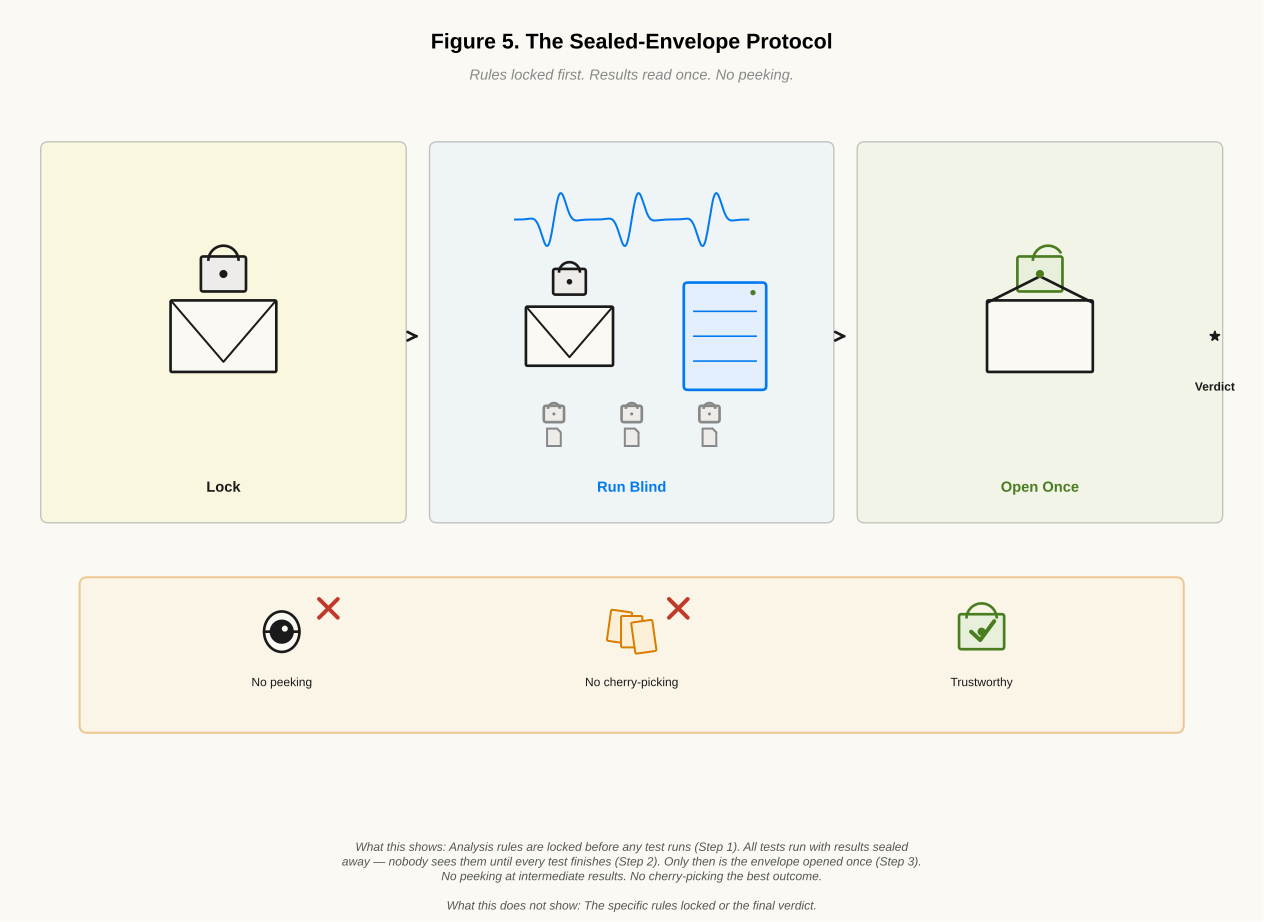

The Python source for this figure:
#!/usr/bin/env python3
"""Figure 5 — The Sealed-Envelope Protocol (icon-driven redesign)

Message: Rules locked first. Results read once. No peeking.
3 panels: Lock -> Run Blind -> Open Once. Bottom strip: no peeking, no cherry-picking, trustworthy.
"""
import matplotlib
matplotlib.use('Agg')
import matplotlib.pyplot as plt
from matplotlib.patches import FancyArrowPatch, FancyBboxPatch, Polygon, Rectangle
import os, sys
sys.path.insert(0, os.path.dirname(os.path.abspath(__file__)))
from icons import *

setup_font()
OUT = os.path.dirname(os.path.abspath(__file__))

fig, ax = plt.subplots(figsize=(16, 10), dpi=150)
ax.set_xlim(0, 16); ax.set_ylim(0, 10); ax.set_aspect('equal'); ax.axis('off')
fig.patch.set_facecolor(OFFWHT); ax.set_facecolor(OFFWHT)

def arrow(x1, y1, x2, y2, c=BLACK, lw=2, s='->', cs='arc3,rad=0'):
    ax.add_patch(FancyArrowPatch((x1, y1), (x2, y2), arrowstyle=s,
                 color=c, linewidth=lw, connectionstyle=cs, mutation_scale=16, zorder=3))

# ---- Inline helper: document/file icon ----
def draw_document(ax, x, y, s, color=BLACK, fc=OFFWHT):
    w, h = s*0.22, s*0.28
    fold = s*0.06
    pts = [(x-w/2, y-h/2), (x+w/2, y-h/2), (x+w/2, y+h/2-fold),
           (x+w/2-fold, y+h/2), (x-w/2, y+h/2)]
    ax.add_patch(Polygon(pts, facecolor=fc, edgecolor=color, lw=1.5, zorder=4))
    ax.plot([x+w/2-fold, x+w/2], [y+h/2, y+h/2-fold], color=color, lw=1, zorder=5)

# ---- Title ----
ax.text(8, 9.5, "Figure 5.  The Sealed-Envelope Protocol", ha='center', fontsize=16, fontweight='bold')
ax.text(8, 9.1, "Rules locked first. Results read once. No peeking.", ha='center', fontsize=11, color=GRAY, style='italic')

# ---- 3 panels ----
panel_y_top = 8.2
panel_y_bot = 3.5
panel_h = panel_y_top - panel_y_bot

# Panel backgrounds
panel1 = FancyBboxPatch((0.5, panel_y_bot), 4.5, panel_h, boxstyle='round,pad=0.1',
                        facecolor=YELLOW_LT, edgecolor=GRAY, lw=1, alpha=0.5, zorder=1)
panel2 = FancyBboxPatch((5.5, panel_y_bot), 5.0, panel_h, boxstyle='round,pad=0.1',
                        facecolor=BLUE_LT, edgecolor=GRAY, lw=1, alpha=0.5, zorder=1)
panel3 = FancyBboxPatch((11.0, panel_y_bot), 4.5, panel_h, boxstyle='round,pad=0.1',
                        facecolor=GREEN_LT, edgecolor=GRAY, lw=1, alpha=0.5, zorder=1)
ax.add_patch(panel1); ax.add_patch(panel2); ax.add_patch(panel3)

# (Panel numbers removed to meet text-element budget — panels are self-labeling)

# ---- Panel 1: Lock ----
p1_cx = 2.75
p1_cy = 5.8
draw_envelope(ax, p1_cx, p1_cy, 2.2, color=BLACK, fc=OFFWHT, open=False)
draw_lock(ax, p1_cx, p1_cy + 0.8, 1.3, color=BLACK, fc=GRAY_LT)
ax.text(p1_cx, panel_y_bot + 0.3, "Lock", ha='center', fontsize=11,
        fontweight='bold', color=BLACK)

# Arrow panel 1 -> panel 2
arrow(5.2, p1_cy, 5.3, p1_cy, c=BLACK, lw=2)

# ---- Panel 2: Run Blind ----
p2_cx = 8.0
p2_cy = 5.8
# Envelope sitting closed
draw_envelope(ax, p2_cx - 0.8, p2_cy, 1.8, color=BLACK, fc=OFFWHT, open=False)
draw_lock(ax, p2_cx - 0.8, p2_cy + 0.7, 0.9, color=BLACK, fc=GRAY_LT)
# Server running beside it
draw_server(ax, p2_cx + 1.2, p2_cy, 1.6, color=BLUE, fc=BLUE_LT)
# Pulse line above
draw_pulse(ax, p2_cx, p2_cy + 1.5, 3.0, 0.5, color=BLUE)
# Small locked file icons below
for fx in [p2_cx - 1.0, p2_cx, p2_cx + 1.0]:
    draw_document(ax, fx, p2_cy - 1.3, 0.8, color=GRAY, fc=GRAY_LT)
    draw_lock(ax, fx, p2_cy - 1.0, 0.5, color=GRAY, fc=GRAY_LT)
ax.text(p2_cx, panel_y_bot + 0.3, "Run Blind", ha='center', fontsize=11,
        fontweight='bold', color=BLUE)

# Arrow panel 2 -> panel 3
arrow(10.7, p2_cy, 10.8, p2_cy, c=BLACK, lw=2)

# ---- Panel 3: Open Once ----
p3_cx = 13.25
p3_cy = 5.8
draw_envelope(ax, p3_cx, p3_cy, 2.2, color=BLACK, fc=OFFWHT, open=True)
draw_unlock(ax, p3_cx, p3_cy + 0.8, 1.3, color=GREEN, fc=GREEN_LT)
ax.text(p3_cx, panel_y_bot + 0.3, "Open Once", ha='center', fontsize=11,
        fontweight='bold', color=GREEN)

# ---- Verdict star (far right, after panel 3) ----
draw_star(ax, 15.5, p3_cy, 1.0, color=BLACK)
ax.text(15.5, p3_cy - 0.7, "Verdict", ha='center', fontsize=9,
        fontweight='bold', color=BLACK)

# ---- Bottom strip (orange): no peeking, no cherry-picking, trustworthy ----
strip_y = 2.0
strip = FancyBboxPatch((1.0, 0.8), 14.0, 1.8, boxstyle='round,pad=0.1',
                       facecolor=ORANGE_LT, edgecolor=ORANGE, lw=1.5, alpha=0.4, zorder=1)
ax.add_patch(strip)

# No peeking (eye + X)
draw_eye(ax, 3.5, strip_y, 1.3, color=BLACK, fc=OFFWHT)
draw_x(ax, 4.1, strip_y + 0.3, 0.8, color=RED)
ax.text(3.5, strip_y - 0.7, "No peeking", ha='center', fontsize=9, color=BLACK)

# No cherry-picking (cards + X)
draw_cards(ax, 8.0, strip_y, 1.3, color=ORANGE, fc=ORANGE_LT)
draw_x(ax, 8.6, strip_y + 0.3, 0.8, color=RED)
ax.text(8.0, strip_y - 0.7, "No cherry-picking", ha='center', fontsize=9, color=BLACK)

# Trustworthy (lock + check)
draw_lock(ax, 12.5, strip_y, 1.3, color=GREEN, fc=GREEN_LT)
draw_check(ax, 12.5, strip_y, 0.9, color=GREEN)
ax.text(12.5, strip_y - 0.7, "Trustworthy", ha='center', fontsize=9, color=BLACK)

# ---- Caption ----
caption = ("What this shows: Analysis rules are locked before any test runs (Step 1). All tests run with results sealed\n"
           "away — nobody sees them until every test finishes (Step 2). Only then is the envelope opened once (Step 3).\n"
           "No peeking at intermediate results. No cherry-picking the best outcome.\n\n"
           "What this does not show: The specific rules locked or the final verdict.")
fig.text(0.5, 0.01, caption, ha='center', va='bottom', fontsize=9,
         color='#555', style='italic', linespacing=1.4)

plt.tight_layout(); plt.subplots_adjust(bottom=0.14, top=0.95)
fig.savefig(os.path.join(OUT, 'fig5_sealed_envelope.png'), dpi=150, bbox_inches='tight', facecolor=OFFWHT)
fig.savefig(os.path.join(OUT, 'fig5_sealed_envelope.svg'), format='svg', bbox_inches='tight', facecolor=OFFWHT)
plt.close(fig); print("Figure 5 saved.")
